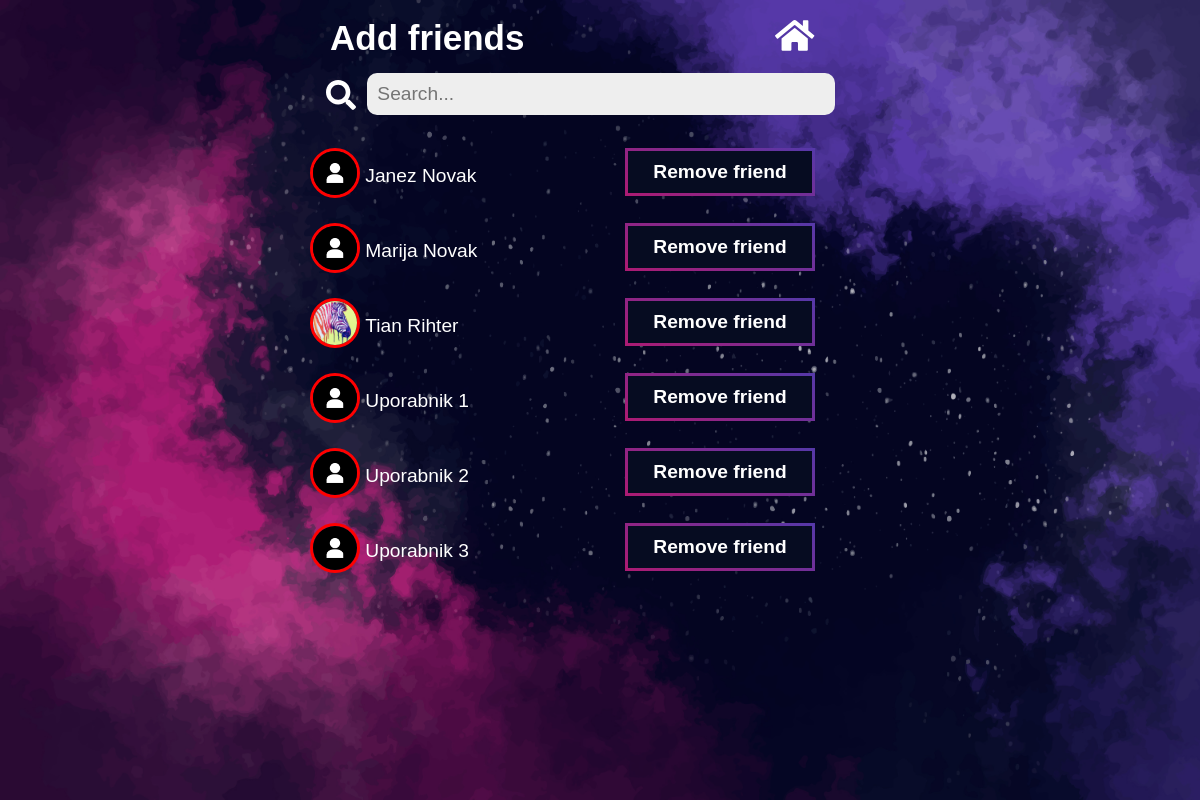
The app's page /Project/find_friend.php (signed in) with its own data.
### tables this page shows
CREATE TABLE `users` (
  `user_id` int(11) NOT NULL,
  `user_email` varchar(100) NOT NULL,
  `user_name` varchar(100) NOT NULL,
  `user_password` varchar(100) NOT NULL,
  `user_photo` varchar(255) NOT NULL,
  `user_gender` text NOT NULL,
  `user_city` text NOT NULL,
  `user_age` int(3) NOT NULL,
  `user_phone` int(9) NOT NULL,
  `user_status` varchar(7) NOT NULL DEFAULT 'Offline'
);

### Project/include/find_friends.php (the view, shortened to what this page needs)
<?php
  function search_user() {
    include("connection.php");
    $logged_user = $_SESSION['user_name'];
    if(isset($_POST['search_btn'])){
      $search = htmlentities($_POST['search_friends']);
      $get_user_name = "SELECT * FROM users WHERE SUBSTR(user_name, 1, (LENGTH(user_name) - 3)) LIKE '%$search%' AND user_name != '$logged_user' ORDER BY user_name ASC";
    }
    else{
      $get_user_name = "SELECT * FROM users WHERE user_name != '$logged_user' ORDER BY user_name ASC";
    }
    $run_user_name = mysqli_query($db, $get_user_name);
    while($row = mysqli_fetch_array($run_user_name)){
      $user_name = $row['user_name'];
      $user_photo = $row['user_photo'];
      $status = $row['user_status'];
      $user_name_output = substr_replace($user_name, "", (strlen($user_name) - 3), 3);
      $test_friend = "SELECT * FROM users_friends WHERE friend_a = '$logged_user' AND friend_b = '$user_name'";
      $run_test = mysqli_query($db, $test_friend);
      $test_row = mysqli_fetch_array($run_test);
      if ($test_row) {
        echo "<li class = 'friends'>
            <div class='friends-photo'>";
              if ($status == "Online") {
                echo "<img src='$user_photo' class='profile-pic g-img'>";
              }
              else if ($status == "Offline") {
                echo "<img src='$user_photo' class='profile-pic r-img'>";
              }
            echo "</div>
            <div class='friends-name'>$user_name_output</div>
              <form method='post' class='addbutton'>
                <button value='$user_name' type='submit' name='btn_add' class='gradient none' onclick='add(this)'>
                  Add friend
                </button>
                <button value='$user_name' type='submit' name='btn_remove' class='gradient' onclick='remove(this)'>
                  Remove friend
                </button>
              </form></li>";
      }
      }
  }
?>

### Project/css/findfriends.css (style rules this page uses)
body { font-size: larger; font-family: 'Poppins', sans-serif; border-collapse: collapse; margin: 0; padding: 0px; color:white; }
li.friends { padding: 10px ; }
img.profile-pic { border-radius: 100%; width: 50px; height: 50px; }
img.r-img { border: 3px solid red; box-sizing: border-box; }
.friends-list li { list-style-type: none; margin: 0; }
.friends-list div.friends-photo, .friends-list div.friends-name { display: inline-block; vertical-align: middle; height: 100%; }
.addbutton { float: right; }
.gradient { position: relative; z-index: 1; display: inline-block; padding: 10px 25px; width: 190px; margin-right: 15px; font-size: 1.2rem; box-sizing: border-box; background: #060c21; border: solid 3px transparent; border-image: linear-gradient( 30deg, #AB1B73, #5638A8); border-image-slice: 1; color: white; font-weight: bold; transition: all 0.3s ease-in-out; }

### records on screen
users: user_photo (picture), user_name "Janez Novak"
users: user_photo (picture), user_name "Marija Novak"
users: user_photo (picture), user_name "Tian Rihter"
users: user_photo (picture), user_name "Uporabnik 1"
users: user_photo (picture), user_name "Uporabnik 2"
users: user_photo (picture), user_name "Uporabnik 3"
